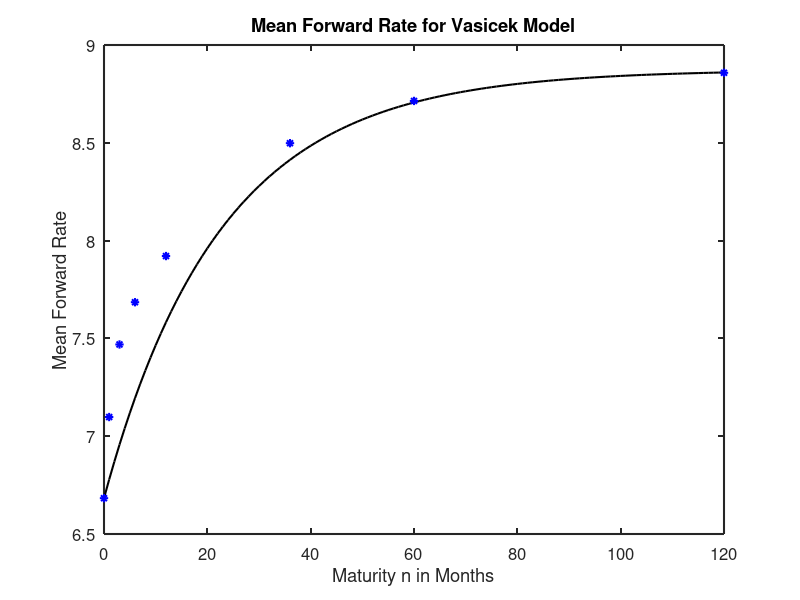

Source code (MATLAB):
% affine_models.m 
% Solve affine models, pick parameter values 
% Notation from notes on affine models 
% NYU course ECON-UB 233, Macro foundations for asset pricing, Apr 2012.  
% Written by:  Dave Backus, April 2012 
format compact
format long 
clear all

%%
disp(' ')
disp('Vasicek model') 
disp('---------------------------------------------------------------')

%  Inputs 
% 
%disp(' ')
disp('Data input')  
autocorr_f0 = 0.959 
var_f0 = (2.703/1200)^2
Ef0 = 6.683/1200 
Ef120 = 8.858/1200
Efp120 = Ef120 - Ef0 

%  Parameters and recursions
% 
disp(' ')
disp('Parameter values')  
phi = autocorr_f0
sigma = sqrt((1-phi^2)*var_f0)    %  note sign convention 
lambda = 0.125
delta = - Ef0 - lambda^2/2; 

% initializations  
maxmat = 122;
A = zeros(maxmat,1);
B = A;
A(1) = 0; 
B(1) = 0;

for mat = 2:maxmat 
    % NB:  maturities start at n=0, makes initial conditions simple     
    A(mat) = A(mat-1) + delta + (lambda + B(mat-1)*sigma)^2/2;
    B(mat) = phi*B(mat-1) - 1;
end

Adiff = diff(A);
Bdiff = diff(B);

disp(' ')
disp('Forward rate regression coefficient b1') 
b1 = (phi-1)/(Bdiff(1)-Bdiff(2))

f_bar = -Adiff;
imatf = [0:maxmat-2]';

imatsome = [0 1 3 6 12 36 60 120]';
f_data = [6.683 7.098 7.469 7.685 7.921 8.498 8.714 8.858]';

%  Figures 

% means 
figure(1) 
clf
FontSize = 12;
FontName = 'Helvetica';  % or 'Times' 
LineWidth = 1.5;

plot(imatf,1200*f_bar,'k','LineWidth',LineWidth)
hold on 
plot(imatsome,f_data,'b*','LineWidth',LineWidth)
title('Mean Forward Rate for Vasicek Model','FontSize',FontSize,'FontName',FontName)
ylabel('Mean Forward Rate','FontSize',FontSize,'FontName',FontName)
xlabel('Maturity n in Months','FontSize',FontSize,'FontName',FontName)
set(gca,'LineWidth',LineWidth,'FontSize',FontSize,'FontName',FontName)

return 

%%
%{
% standard deviations 

fstd_data = [2.703 2.822 2.828 2.701 2.495 2.135 2.013 1.946]';
fstd = sqrt(var_f0)*phi.^imat0; 

figure(2) 
FontSize = 12;
FontName = 'Helvetica';  % or 'Times' 
LineWidth = 1.5;

plot(imatf,1200*fstd,'b','LineWidth',LineWidth)
hold on 
plot(imatsome,fstd_data,'b*','LineWidth',LineWidth)
title('Standard Deviations of Forward Rates for Vasicek Model','FontSize',FontSize,'FontName',FontName)
ylabel('Standard Deviation','FontSize',FontSize,'FontName',FontName)
xlabel('Maturity n in Months','FontSize',FontSize,'FontName',FontName)
set(gca,'LineWidth',LineWidth,'FontSize',FontSize,'FontName',FontName)
%}

%%
disp(' ')
disp('Cox-Ingersoll-Ross model') 
disp('---------------------------------------------------------------')

%  Inputs 

%disp(' ')
disp('Data input')  
autocorr_f0 = 0.959 
var_f0 = (2.73/1200)^2
Ef0 = 6.683/1200 
Ef120 = 8.858/1200
Efp120 = Ef120 - Ef0 

%  Parameters and recursions
 
disp(' ')
disp('Parameter values')  
phi = autocorr_f0
delta = Ef0 
sigma = sqrt((1-phi^2)*var_f0/delta)    %  note sign convention 
lambda = 1.32 %0.0988/sqrt(delta)

% initializations  
maxmat = 122;
A = zeros(maxmat,1);
B = A;
A(1) = 0; 
B(1) = 0;

for mat = 2:maxmat 
    % NB:  maturities start at n=0, makes initial conditions simple  
    A(mat) = A(mat-1) + B(mat-1)*(1-phi)*delta;
    B(mat) = phi*B(mat-1) - (1+lambda^2/2) + (lambda+B(mat-1)*sigma)^2/2;
end

Adiff = diff(A);
Bdiff = diff(B);

disp(' ')
disp('Forward rate regression coefficient b1') 
b1 = (phi-1)/(Bdiff(1)-Bdiff(2))

f_bar = -Adiff - Bdiff*delta;
imatf = [0:maxmat-2]';

imatsome = [0 1 3 6 12 36 60 120]';
f_data = [6.683 7.098 7.469 7.685 7.921 8.498 8.714 8.858]';

%  Figures 

clf
figure(1) 
FontSize = 12;
FontName = 'Helvetica';  % or 'Times' 
LineWidth = 1.5;

plot(imatf,1200*f_bar,'b','LineWidth',LineWidth)
hold on 
plot(imatsome,f_data,'b*','LineWidth',LineWidth)
title('Mean Forward Rate for CIR Model','FontSize',FontSize,'FontName',FontName)
ylabel('Mean Forward Rate','FontSize',FontSize,'FontName',FontName)
xlabel('Maturity n in Months','FontSize',FontSize,'FontName',FontName)
set(gca,'LineWidth',LineWidth,'FontSize',FontSize,'FontName',FontName)

return 

%%
disp(' ')
disp('Another affine model') 
disp('---------------------------------------------------------------')

%  Inputs 

%disp(' ')
disp('Data input')  
autocorr_f0 = 0.959 
var_f0 = (2.73/1200)^2
Ef0 = 6.683/1200 
Ef120 = 8.858/1200
Efp120 = Ef120 - Ef0 

%  Parameters and recursions
 
disp(' ')
disp('Parameter values')  
phi = autocorr_f0
delta = -Ef0 
sigma = sqrt((1-phi^2)*var_f0)    %  note sign convention 
lambda1 = 0 
lambda0 = 0.125 

% initializations  
maxmat = 122;
A = zeros(maxmat,1);
B = A;
A(1) = 0; 
B(1) = 0;

for mat = 2:maxmat 
    % NB:  maturities start at n=0, makes initial conditions simple  
    A(mat) = A(mat-1) + delta + (B(mat-1)*sigma)^2/2 + B(mat-1)*sigma*lambda0;
    B(mat) = phi*B(mat-1) - 1 + B(mat-1)*sigma*lambda1;
end

Adiff = diff(A);
Bdiff = diff(B);

b1 = (phi-1)/(Bdiff(1)-Bdiff(2))

f_bar = -Adiff;
imatf = [0:maxmat-2]';

imatsome = [0 1 3 6 12 36 60 120]';
f_data = [6.683 7.098 7.469 7.685 7.921 8.498 8.714 8.858]';

%  Figures 

clf
figure(1) 
FontSize = 12;
FontName = 'Helvetica';  % or 'Times' 
LineWidth = 1.5;

plot(imatf,1200*f_bar,'b','LineWidth',LineWidth)
hold on 
plot(imatsome,f_data,'b*','LineWidth',LineWidth)
title('Mean Forward Rate for CIR Model','FontSize',FontSize,'FontName',FontName)
ylabel('Mean Forward Rate','FontSize',FontSize,'FontName',FontName)
xlabel('Maturity n in Months','FontSize',FontSize,'FontName',FontName)
set(gca,'LineWidth',LineWidth,'FontSize',FontSize,'FontName',FontName)

return 